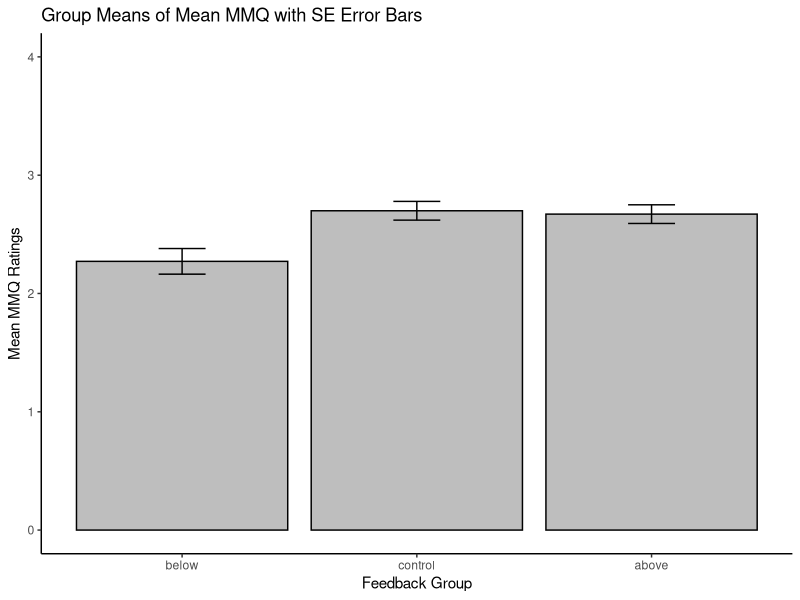
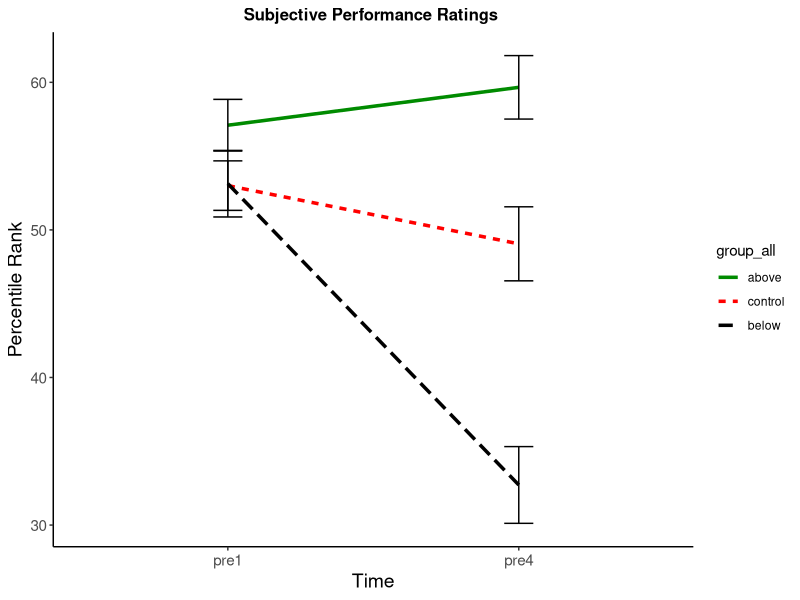

Recreate these plots in R, in order.
## ---- chunk 1
library(tidyverse)

dat_full <- read_csv("data/raw/dat_full.csv")
dat_long <- read_csv("data/processed/data_long.csv")
## ---- chunk 2

dat_full <- dat_full |> 
  mutate(mmq_mean = rowMeans(select(dat_full, starts_with("question")), # bedingt, dass neben den 18 Variablen vom mmq sonst keinerlei andere Variablen mit "question" starten
                             na.rm = TRUE))

group_summary <- dat_full %>%
  group_by(group_all) %>%
  summarize(
    group_mean_mmq = mean(mmq_mean),
    se_mmq = sd(mmq_mean) / sqrt(n())
  )


group_summary$group_all <- factor(group_summary$group_all,
                                  levels = c("below", "control", "above"))

ggplot(group_summary, aes(x = group_all, y = group_mean_mmq)) +
  geom_col(fill = "gray", color = "black") + 
  geom_errorbar(
    aes(ymin = group_mean_mmq - se_mmq, ymax = group_mean_mmq + se_mmq),  
    width = 0.2,
    color = "black"
  ) +
  labs(
    x = "Feedback Group",
    y = "Mean MMQ Ratings",
    title = "Group Means of Mean MMQ with SE Error Bars"
  ) +
  ylim(0, 4)+
  theme_classic()
## ---- chunk 3

dat_full <- dat_full |> 
  mutate(mmq_mean = rowMeans(select(dat_full, starts_with("question"))))


group_summary <- dat_full %>%
  group_by(group_all) %>%
  summarize(
    group_mean_mmq = mean(mmq_mean),
    se_mmq = sd(mmq_mean) / sqrt(n())
  )

group_summary$group_all <- factor(group_summary$group_all,
                                  levels = c("below", "control", "above"))

## ---- chunk 4
descriptives <- dat_long |> 
  group_by(group_all, time_rating) |> 
  summarize(N = length(rating),
               mean_d = mean(rating)*10,
               sd_d   = sd(rating)*10,
               se_d   = sd_d / sqrt(N)
)

descriptives$group_all <- factor(descriptives$group_all, c("above", "control", "below"))

rate_plot <- descriptives |> 
  ggplot(aes(x = time_rating, 
             y = mean_d, 
             group = group_all)) 

rate_plot +
  geom_line(aes(color = group_all, linetype = group_all), size = 1.2) +
  geom_errorbar(aes(ymin = mean_d - se_d, ymax = mean_d + se_d), width = .1) +
  scale_color_manual(values = c("green4", "red", "black")) +
  theme_classic() +
  labs(title = "Subjective Performance Ratings ") +
  ylab("Percentile Rank") +
  xlab("Time") +
  theme(plot.title = element_text(hjust = 0.5, size = 12, face = "bold"), 
        axis.text = element_text(size = 11), axis.title = element_text(size = 14)) 
#Formatierungen
## ---- chunk 5

dat_full_below_above <- dat_full |> 
  filter(group_all != "control")

dat_full_below_above$group_all <- as.factor(dat_full_below_above$group_all)

library(car)

leveneTest(dat_full_below_above$pre4, dat_full_below_above$group_all)
